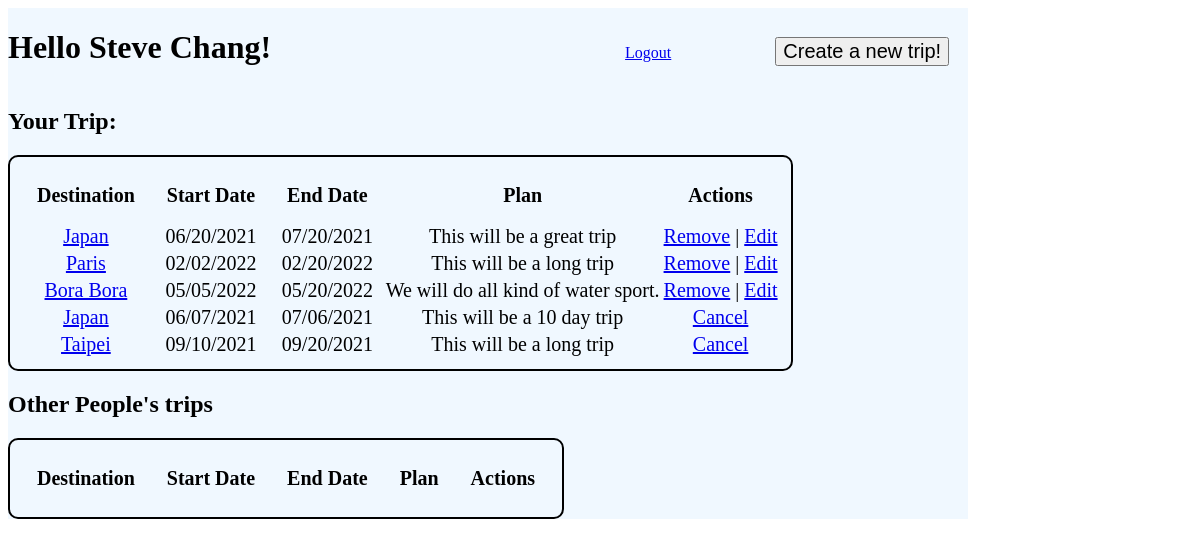
Page /user/dashboard (signed in) on the committed database.
### main/models.py (models this page shows)
class User(models.Model):
    first_name = models.CharField(max_length=50)
    last_name = models.CharField(max_length=50)
    email = models.CharField(max_length=50)
    password = models.CharField(max_length=50)
    created_at = models.DateTimeField(auto_now_add=True)
    updated_at = models.DateTimeField(auto_now=True)
    objects = UserManager()

class Trip (models.Model):
    dest = models.CharField(max_length=50)
    start_date = models.DateTimeField()
    end_date = models.DateTimeField()
    plan = models.CharField(max_length=255)
    user = models.ForeignKey(User, related_name="trips", on_delete = models.CASCADE)
    users_who_join = models.ManyToManyField(User, related_name="join_trip")
    created_at = models.DateTimeField(auto_now_add=True)
    updated_at = models.DateTimeField(auto_now=True)
    objects = TripManager()

### main/views.py (the view)
# urls.py: path('user/dashboard', views.dashboard),
def dashboard(request):
    if 'logged_user' not in request.session:
        messages.error(request, "Please register or log in first!")
        return redirect('/')
    context = {
        'logged_user': User.objects.get(id=request.session['logged_user']),
        'trips': Trip.objects.all(),
        'other_trip': Trip.objects.exclude(user=request.session['logged_user'])
    }
    return render(request, 'dashboard.html', context)

### main/templates/dashboard.html (shortened to what this page needs)
<!DOCTYPE html>
<html lang="en">
<head>
	{% load static %}
	<link rel="stylesheet" href="{% static 'css/style2.css' %}" />
</head>
<body>
	<div id="wrapper">
		<h1 style="text-transform:capitalize;">Hello {{logged_user.first_name}} {{logged_user.last_name}}!</h1>
		<a href="/user/logout" class="logout">Logout</a>
		<a href="/trips/new"><button>Create a new trip!</button></a>
		<h2>Your Trip:</h2>
		<table>
			<thead>
				<tr>
					<th>Destination</th>
					<th>Start Date</th>
					<th>End Date</th>
					<th>Plan</th>
					<th>Actions</th>
				</tr>
			</thead>
			<tbody>
				{% for trip in logged_user.trips.all %}
				<tr>
					<td><a href="/trips/{{trip.id}}">{{trip.dest}}</a></td>
					<td>{{ trip.start_date|date:"SHORT_DATE_FORMAT" }}</td>
					<td>{{ trip.end_date|date:"SHORT_DATE_FORMAT" }}</td>
					<td>{{ trip.plan }}</td>
					<td>
						<a href="/trips/delete/{{trip.id}}">Remove</a> |
						<a href="/trips/edit/{{trip.id}}">Edit</a>
					</td>
				</tr>
				{% endfor %}
				{% for trip in logged_user.join_trip.all %}
				<tr>
					<td><a href="/trips/{{trip.id}}">{{trip.dest}}</a></td>
					<td>{{ trip.start_date|date:"SHORT_DATE_FORMAT" }}</td>
					<td>{{ trip.end_date|date:"SHORT_DATE_FORMAT" }}</td>
					<td>{{ trip.plan }}</td>
					<td><a href="/trips/cancel/{{trip.id}}">Cancel</a></td>
				</tr>
				{% endfor %}
			</tbody>
		</table>
		<h2>Other People's trips</h2>
		<table>
			<thead>
				<tr>
					<th>Destination</th>
					<th>Start Date</th>
					<th>End Date</th>
					<th>Plan</th>
					<th>Actions</th>
				</tr>
			</thead>
		</table>
	</div>
</body>
</html>

### main/static/css/style2.css (style rules this page uses)
#wrapper { background-color: aliceblue; width: 960px; height: auto; }
h1 { display: inline-block; }
.logout { margin-left: 350px; margin-right: 100px; }
button { font-size: 20px; }
table { border: 2px solid black; border-radius: 10px; font-size: 20px; padding: 10px; }
th { padding: 15px; text-align: center; }
td { text-align: center; }

### rows in the picture
User: first_name "Steve", last_name "Chang"
Trip: dest "Japan", start_date "06/20/2021", end_date "07/20/2021", plan "This will be a great trip"
Trip: dest "Paris", start_date "02/02/2022", end_date "02/20/2022", plan "This will be a long trip"
Trip: dest "Bora Bora", start_date "05/05/2022", end_date "05/20/2022", plan "We will do all kind of water sport."
Trip: dest "Japan", start_date "06/07/2021", end_date "07/06/2021", plan "This will be a 10 day trip"
Trip: dest "Taipei", start_date "09/10/2021", end_date "09/20/2021", plan "This will be a long trip"
